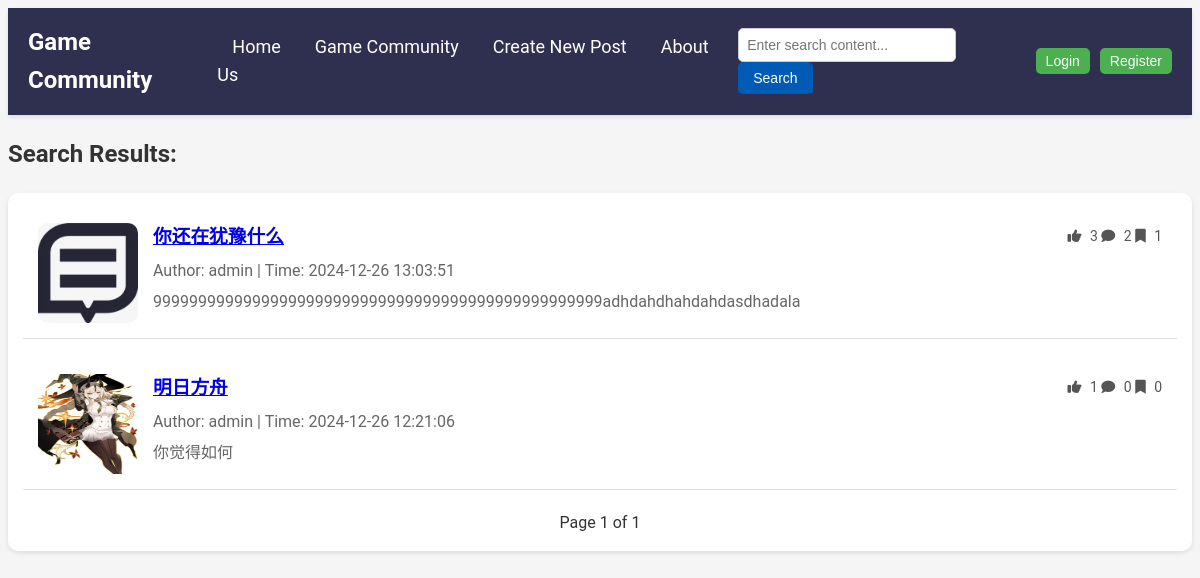
/search_results.php, run on the app's committed database.
### tables this page shows
CREATE TABLE `posts` (
  `id` int NOT NULL AUTO_INCREMENT,
  `user_id` int DEFAULT NULL,
  `title` varchar(255) NOT NULL,
  `content` text NOT NULL,
  `created_at` timestamp NULL DEFAULT CURRENT_TIMESTAMP,
  `image` varchar(255) DEFAULT NULL,
  PRIMARY KEY (`id`),
  KEY `user_id` (`user_id`)
);

CREATE TABLE `users` (
  `id` int NOT NULL AUTO_INCREMENT,
  `username` varchar(50) NOT NULL,
  `password` varchar(255) NOT NULL,
  `phone` varchar(20) DEFAULT NULL,
  `address` varchar(255) DEFAULT NULL,
  PRIMARY KEY (`id`)
);

### user.php (called while the page is built, shortened)
<?php
$isLoggedIn = isset($_SESSION['user_id']);
?>

### search_results.php (the view, shortened to what this page needs)
<?php
include('user.php');
$searchKeyword = isset($_GET['search']) ? trim($_GET['search']) : '';
$postsPerPage = 3;
$page = isset($_GET['forum_page']) ? (int) $_GET['forum_page'] : 1;
$offset = ($page - 1) * $postsPerPage;
$sql = "SELECT posts.*, users.username,
           (SELECT COUNT(*) FROM likes WHERE post_id = posts.id) AS like_count,
           (SELECT COUNT(*) FROM comments WHERE post_id = posts.id) AS comment_count,
           (SELECT COUNT(*) FROM bookmarks WHERE post_id = posts.id) AS bookmark_count
        FROM posts
        JOIN users ON posts.user_id = users.id";
$sql .= " ORDER BY posts.created_at DESC LIMIT :limit OFFSET :offset";
$stmt = $pdo->prepare($sql);
$stmt->bindParam(':limit', $postsPerPage, PDO::PARAM_INT);
$stmt->bindParam(':offset', $offset, PDO::PARAM_INT);
$stmt->execute();
$posts = $stmt->fetchAll();
if ($searchKeyword) {
    $stmt = $pdo->prepare("SELECT COUNT(*) FROM posts WHERE title LIKE :search OR content LIKE :search");
    $stmt->bindParam(':search', $searchTerm, PDO::PARAM_STR);
    $stmt->execute();
} else {
    $stmt = $pdo->prepare("SELECT COUNT(*) FROM posts");
    $stmt->execute();
}
$totalPosts = $stmt->fetchColumn();
$totalPages = ceil($totalPosts / $postsPerPage);
?>
<!DOCTYPE html>
<html lang="en">
<head>
    <link rel="stylesheet" href="./css/forum_home.css">
    <link rel="stylesheet" href="https://cdnjs.cloudflare.com/ajax/libs/font-awesome/6.0.0-beta3/css/all.min.css">
</head>
<body>
    <div class="navbar">
        <div class="logo">
            <a href="#">Game Community</a>
        </div>
        <div class="menu">
            <a href="./index.php">Home</a>
            <a href="./home.php">Game Community</a>
            <a href="./create_post.php">Create New Post</a>
            <a href="./about.php">About Us</a>
        </div>
        <div class="search">
            <div class="search">
                <form action="search_results.php" method="get">
                    <label>
                        <input type="text" name="search" placeholder="Enter search content..."
                            value="<?php echo isset($_GET['search']) ? htmlspecialchars($_GET['search']) : ''; ?>">
                        <button type="submit">Search</button>
                    </label>
                </form>
            </div>
            <div class="auth-buttons">
                <?php if ($isLoggedIn): ?>
                    <span class="username">Welcome, <?php echo htmlspecialchars($_SESSION['username']); ?></span>
                    <button id="btn-logout" onclick="location.href='logout.php'">Logout</button>
                <?php else: ?>
                    <button id="btn-login" onclick="location.href='login.php'">Login</button>
                    <button id="btn-register" onclick="location.href='register.php'">Register</button>
                <?php endif; ?>
            </div>
        </div>
    </div>
    <h2>Search Results: <?php echo htmlspecialchars($searchKeyword); ?></h2>
    <section class="post-list">
        <?php if (empty($posts)): ?>
            <p>No posts found matching the criteria.</p>
        <?php else: ?>
            <?php foreach ($posts as $post): ?>
                <div class="post">
                    <?php if ($post['image']): ?>
                        <img src="<?php echo htmlspecialchars($post['image']); ?>" alt="Post Image" class="post-image">
                    <?php else: ?>
                        <img src="images/default.jpg" alt="Default Image" class="post-image">
                    <?php endif; ?>
                    <div class="post-details">
                        <h3>
                            <a href="post_detail.php?id=<?php echo $post['id']; ?>"><?php echo htmlspecialchars($post['title']); ?></a>
                        </h3>
                        <p>Author: <?php echo htmlspecialchars($post['username']); ?> | Time: <?php echo $post['created_at']; ?></p>
                        <p class="post-content"><?php echo nl2br(htmlspecialchars($post['content'])); ?></p>
                    </div>
                    <div class="post-stats">
                        <span class="like-count">
                            <i class="fas fa-thumbs-up"></i> <?php echo $post['like_count']; ?>
                        </span>
                        <span class="comment-count">
                            <i class="fas fa-comment"></i> <?php echo $post['comment_count']; ?>
                        </span>
                        <span class="bookmark-count">
                            <i class="fas fa-bookmark"></i> <?php echo $post['bookmark_count']; ?>
                        </span>
                    </div>
                </div>
            <?php endforeach; ?>
        <?php endif; ?>
        <div class="pagination">
            <span>Page <?php echo $page; ?> of <?php echo $totalPages; ?></span>
        </div>
    </section>
</body>
</html>

### css/forum_home.css (style rules this page uses)
body { font-family: 'Roboto', sans-serif; line-height: 1.6; color: #333; background-color: #f5f5f5; background-image: url('../images/background.jpg'); background-size: cover; background-position: center center; background-attachment: fixed; }
.navbar { display: flex; justify-content: space-between; align-items: center; padding: 15px 20px; background-color: #2f2f4f; box-shadow: 0 2px 4px rgba(0, 0, 0, 0.1); }
.navbar .logo a { font-size: 24px; font-weight: bold; color: #fff; text-decoration: none; }
.navbar .menu a { font-size: 18px; color: #fff; text-decoration: none; margin: 0 15px; transition: color 0.3s ease; }
.navbar .search { display: flex; align-items: center; justify-content: flex-start; gap: 10px; }
.navbar .search input { padding: 8px; border: 1px solid #ccc; border-radius: 5px; font-size: 14px; width: 200px; }
.navbar .search button { padding: 8px 15px; background-color: #005bb5; color: white; border: none; border-radius: 5px; font-size: 14px; cursor: pointer; transition: background-color 0.3s; }
.navbar .auth-buttons { display: flex; align-items: center; gap: 10px; }
.navbar .auth-buttons button { padding: 5px 10px; background-color: #4CAF50; color: white; border: none; border-radius: 5px; font-size: 14px; cursor: pointer; transition: background-color 0.3s; }
.post-list { background-color: #fff; padding: 15px; border-radius: 10px; box-shadow: 0 2px 5px rgba(0, 0, 0, 0.1); margin-bottom: 20px; margin-top: 20px; }
.post { display: flex; margin-bottom: 15px; }
.post img { width: 100px; height: 100px; border-radius: 10px; margin-right: 15px; }
.post-details h3 { margin: 0; }
.post-details p { margin: 5px 0 0; color: #666; }
.search { display: flex; align-items: center; gap: 10px; }
.auth-buttons button { padding: 5px 10px; background-color: #0078d7; color: white; border: none; border-radius: 5px; cursor: pointer; transition: background-color 0.3s; }
.pagination { display: flex; justify-content: center; align-items: center; margin-top: 20px; }
.pagination span { display: flex; align-items: center; justify-content: center; font-size: 1rem; }
.post { display: flex; justify-content: space-between; align-items: flex-start; margin-bottom: 20px; padding: 15px; border-bottom: 1px solid #ddd; }
.post-details { flex: 1; margin-right: 20px; }
.post-stats { flex-direction: column; justify-content: flex-start; align-items: flex-end; text-align: right; }
.post-stats span { margin-bottom: 10px; font-size: 14px; color: #555; }
.post-stats i { margin-right: 5px; }
.like-count { color: #007bff; }
.comment-count { color: #28a745; }
.bookmark-count { color: #ffc107; }
.post-image { max-width: 150px; height: auto; margin-right: 15px; }

### data on the page
posts: title "你还在犹豫什么", user.username "admin", created_at "2024-12-26 13:03:51", content "99999999999999999999999999999999999999999999999999adhdahdhahdahdasdhadala", like_count "3", comment_count "2", bookmark_count "1"
posts: image (picture), title "明日方舟", user.username "admin", created_at "2024-12-26 12:21:06", content "你觉得如何", like_count "1", comment_count "0", bookmark_count "0"

### other printed values
$page "1"
$totalPages "1"
